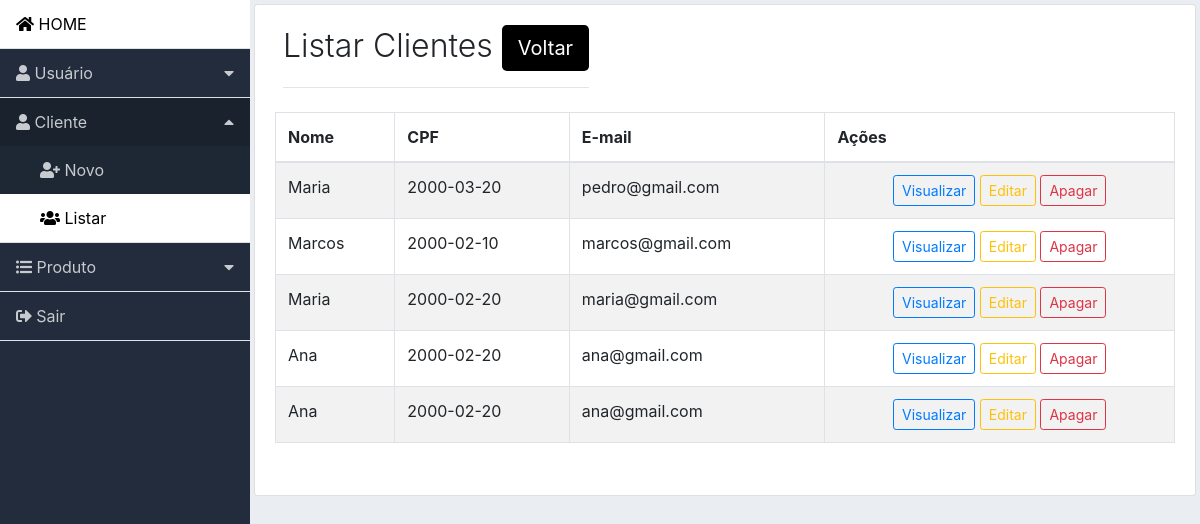
The app's page /cliente_list.php (signed in) with its own data.
### tables this page shows
CREATE TABLE `cliente` (
  `id_cliente` int(11) NOT NULL,
  `nome` varchar(40) NOT NULL,
  `cpf` varchar(14) NOT NULL,
  `dtnasc` date NOT NULL,
  `identidade` varchar(12) NOT NULL,
  `cep` varchar(9) NOT NULL,
  `endereco` varchar(70) NOT NULL,
  `numero` varchar(10) NOT NULL,
  `complemento` varchar(30) NOT NULL,
  `bairro` varchar(30) NOT NULL,
  `cidade` varchar(50) NOT NULL,
  `estado` varchar(2) NOT NULL,
  `email` varchar(100) NOT NULL,
  `senha` varchar(8) NOT NULL,
  `celular` varchar(13) NOT NULL,
  `imagem` varchar(80) NOT NULL
);

### cliente_list.php (the view, shortened to what this page needs)
<?php
$page = 'listar_cliente';
require('includes/header.php');
?>
<div class="content p-1">
    <div class="list-group-item">
        <div class="d-flex">
            <div class="mr-auto p-2">
                <h2 class="display-4 titulo">Listar Clientes
                    <a href="./home.php" class="btn btn-info btn-lg" style="background-color: black; border:none"
                        role="button" aria-disabled="true">Voltar</a>
                </h2>
                <hr>
            </div>
        </div>
        <div class="table-responsive">
            <table class="table table-striped table-hover table-bordered ">
                <thead>
                    <tr>
                        <th>Nome</th>
                        <th>CPF</th>
                        <th class="d-none d-lg-table-cell">E-mail</th>
                        <th>Ações</th>
                    </tr>
                </thead>
                <tbody>
                    <?php
                    include_once 'conexao/conexao.php';
                    $sql = "SELECT id_cliente,nome,cpf,email FROM `cliente`";
                    $retorno = mysqli_query($conexao, $sql);
                    while ($array = mysqli_fetch_array($retorno, MYSQLI_ASSOC)) {
                        $id_cliente = $array['id_cliente'];
                        $nome = $array['nome'];
                        $cpf = preg_replace("/(\d{3}+)(\d{3}+)(\d{3}+)(\d{2}+)/", "$1.$2.$3-$4", $array['cpf']);
                        $email = $array['email'];
                    ?>
                    <tr>
                        <td><?= $nome ?></td>
                        <td><?= $cpf ?></td>
                        <td class="d-none d-lg-table-cell"><?= $email ?></td>
                        <td class="text-center">
                            <span class="d-none d-md-block">
                                <a href="cliente_visualizar.php?id=<?= $id_cliente ?>"
                                    class="btn btn-outline-primary btn-sm">Visualizar</a>
                                <a href="cliente_editar.php?id=<?= $id_cliente ?>"
                                    class="btn btn-outline-warning btn-sm">Editar</a>
                                <a href="cliente_apagar.php?id=<?= $id_cliente ?>" class="btn btn-outline-danger btn-sm"
                                    data-toggle="modal" data-target=" #apagarRegistro">Apagar</a>
                            </span>
                        </td>
                    </tr>
                    <?php
                    }
                    ?>
                </tbody>
            </table><br>
        </div>
    </div>
</div>
<?php
require('includes/footer.php');
?>

### includes/header.php (shortened to what this page needs)
<?php
$menu = (isset($page)) ? $page : 'index';
?>
<!DOCTYPE html>
<html lang="pt-br">
<head>
    <link rel='stylesheet' href='https://use.fontawesome.com/releases/v5.7.0/css/all.css'>
    <link rel="stylesheet" href="https://stackpath.bootstrapcdn.com/bootstrap/4.4.1/css/bootstrap.min.css">
    <link rel="stylesheet" href="css/dashboard.css">
</head>
<body>
    <div class="d-flex">
        <nav class="sidebar">
            <ul class="list-unstyled">
                <li class="border-bottom"><a href="home.php"><i class="fas fa-home"></i> HOME</a></li>
                <li class="border-bottom "><a href="#submenu1" data-toggle="collapse"
                        <?php echo ($menu == 'novo_usuario' || $menu == 'listar_usuario' || $menu == 'buscar_usuario') ? 'aria-expanded="true"' : 'null'; ?>>
                        <i class="fas fa-user"></i>
                        Usuário </a>
                </li>
                <li class="border-bottom"><a href="#submenu2" data-toggle="collapse"
                        <?php echo ($menu == 'novo_cliente' || $menu == 'listar_cliente') ? 'aria-expanded="true"' : 'null'; ?>>
                        <i class="fas fa-user"></i>
                        Cliente </a>
                    <ul id="submenu2"
                        <?php echo ($menu == 'novo_cliente' || $menu == 'listar_cliente') ? 'class="list-unstyled collapse show"' : 'class="list-unstyled collapse"'; ?>>
                        <li <?php echo ($menu == 'novo_cliente') ? 'class="active"' : null; ?>><a
                                href="cliente_cadastro.php"><i class="fas fa-user-plus"></i> Novo </a></li>
                        <li <?php echo ($menu == 'listar_cliente') ? 'class="active"' : null; ?>><a
                                href="cliente_list.php"><i class="fas fa-users"></i> Listar </a></li>
                    </ul>
                </li>
                <li class="border-bottom"><a href="#submenu3" data-toggle="collapse"
                        <?php echo ($menu == 'novo_produto' || $menu == 'listar_produto') ? 'aria-expanded="true"' : 'null'; ?>><i
                            class="fas fa-list-ul"></i> Produto</a>
                </li>
                <li class="border-bottom"><a href="logout.php"><i class="fas fa-sign-out-alt"></i> Sair</a>
                </li>
            </ul>
        </nav>

### includes/footer.php (shortened to what this page needs)
</div>
</body>
</html>

### css/dashboard.css (style rules this page uses)
body { background-color: #eaeef3; }
.sidebar { background-color: #222c3c; min-width: 250px; max-width: 250px; min-height: calc(100vh - 0px); transition: all 0.3s; }
.sidebar ul li a { display: block; padding: 0.75rem 1rem; color: #c7cace; text-decoration: none; }
.sidebar ul li a:hover, .sidebar ul .active a { background-color: #fff; color: #000; }
.sidebar ul ul a { padding-left: 2.5rem; background-color: #1e2835; }
.sidebar [data-toggle="collapse"] { position: relative; }
.sidebar [data-toggle="collapse"]:before { content: "\f0d7"; font-family: "Font Awesome 5 Free"; font-weight: 900; position: absolute; right: 1rem; }
.sidebar [aria-expanded="true"] { background-color: #19222d; }
.sidebar [aria-expanded="true"]:before { content: "\f0d8"; }
.content { width: 100%; }
.titulo { font-size: 2.0rem !important; }

### records on screen
cliente: nome "Maria", cpf "2000-03-20", email "pedro@gmail.com"
cliente: nome "Marcos", cpf "2000-02-10", email "marcos@gmail.com"
cliente: nome "Maria", cpf "2000-02-20", email "maria@gmail.com"
cliente: nome "Ana", cpf "2000-02-20", email "ana@gmail.com"
cliente: nome "Ana", cpf "2000-02-20", email "ana@gmail.com"
